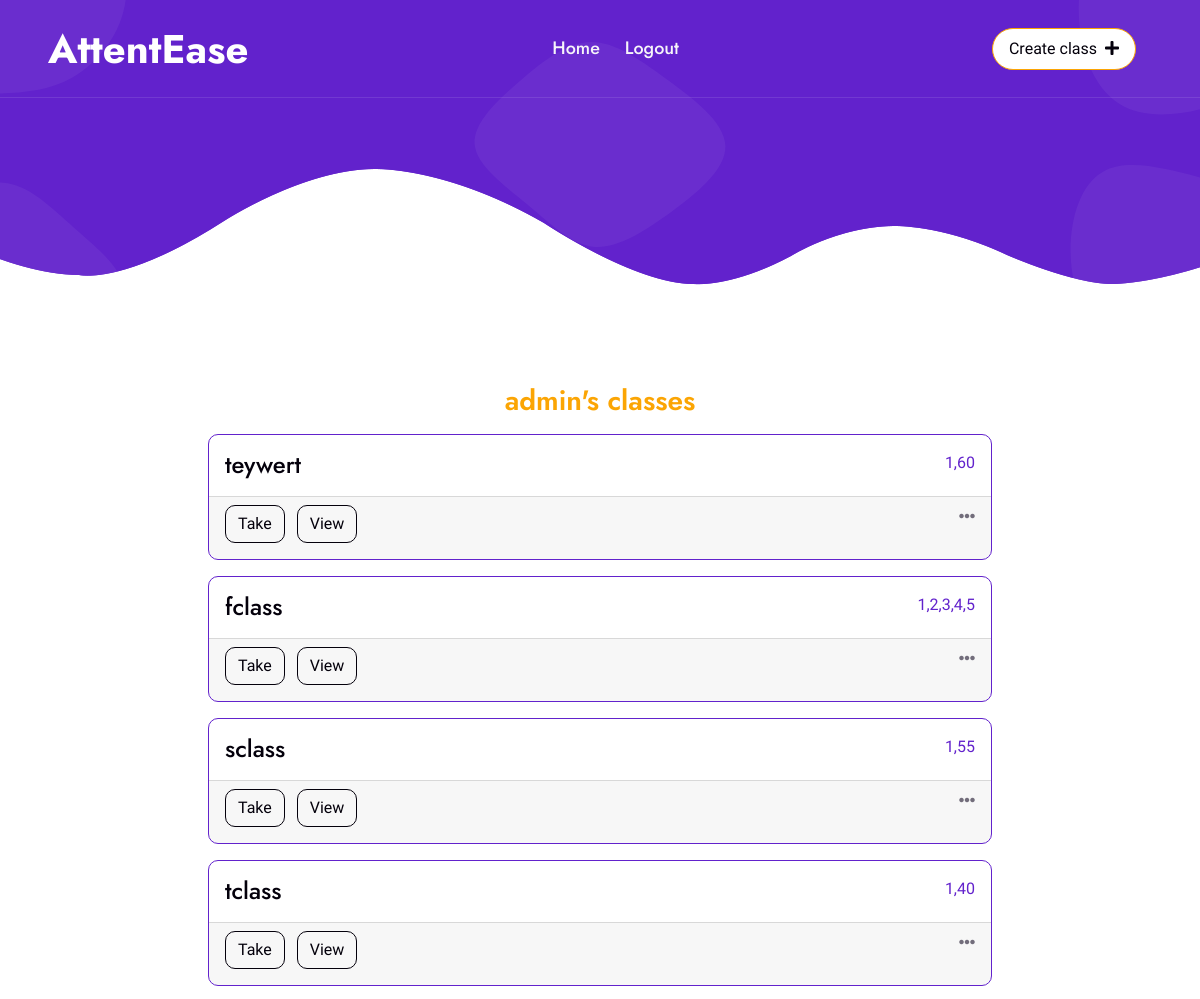
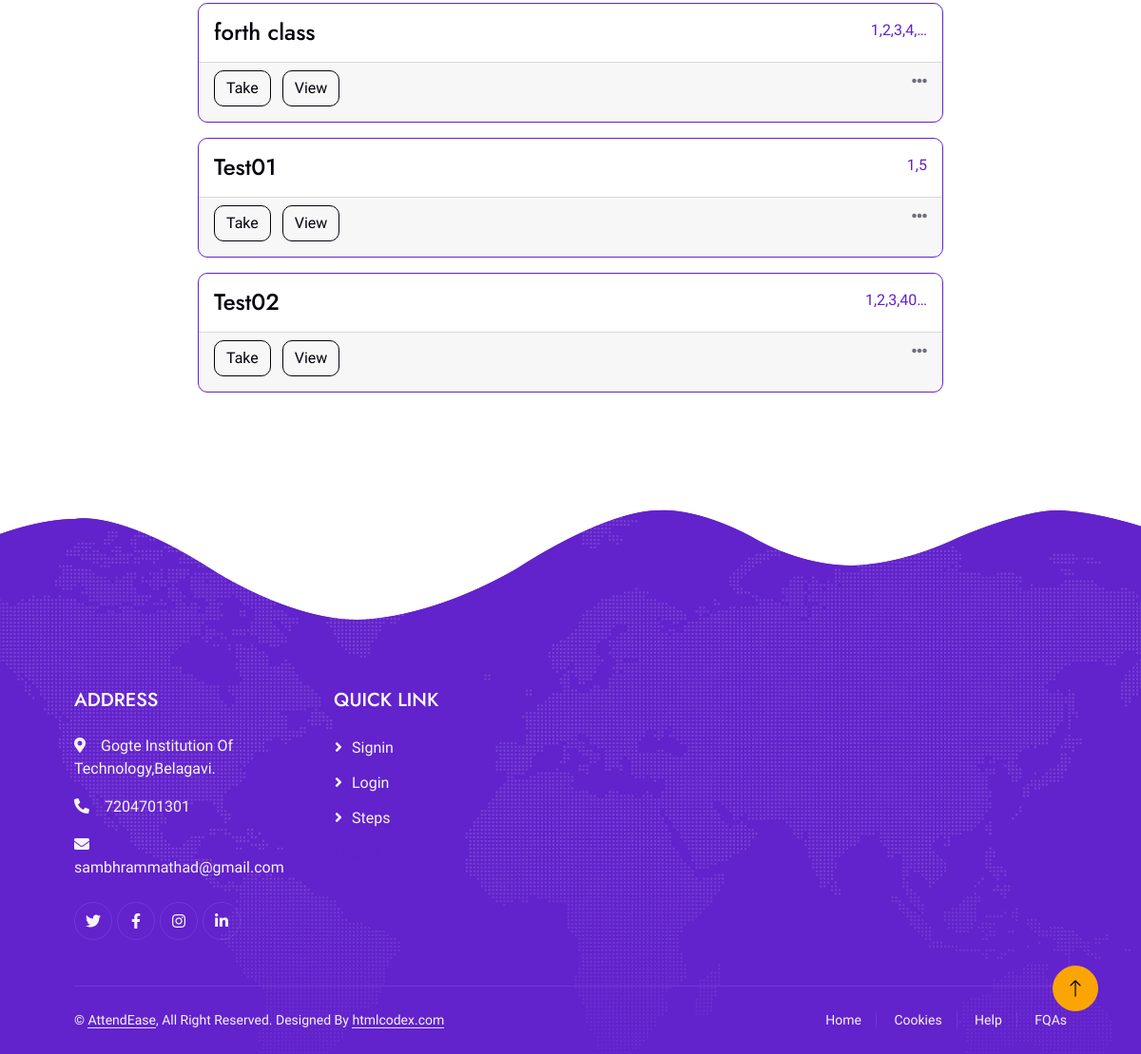
Screenshot of /welcome/2023-11-24 05:41:50.580683 (signed in) with the database file from the repository (2 pictures, top to bottom).
### core/models.py (models this page shows, shortened)
class classes(models.Model):
    user=models.ForeignKey(User,on_delete=models.CASCADE)
    cname=models.CharField(max_length=12)
    roll=models.TextField()
    time=models.DateTimeField(default=now)

### core/views.py (the view)
# urls.py: path('welcome/<str:n>',welcome,name='welcome'),
def welcome(request,n):
    if request.user.is_authenticated:
        c=classes.objects.filter(user=request.user)
        pr={'n':n,'classes':c}
        return render(request,'welcome.html',pr)
    else:
        return redirect('/signin')

### core/templates/welcome.html (shortened to what this page needs)
{% load static %}
<!DOCTYPE html>
<html lang="en">
<head>
    <link href="https://cdnjs.cloudflare.com/ajax/libs/font-awesome/5.10.0/css/all.min.css" rel="stylesheet">
    <link href="https://cdn.jsdelivr.net/npm/bootstrap-icons@1.4.1/font/bootstrap-icons.css" rel="stylesheet">
    <link href="{% static 'css/bootstrap.min.css' %}" rel="stylesheet">
    <link href="{% static 'css/style.css' %}" rel="stylesheet">
</head>
<body>
    <div class="container-xxl bg-white p-0">
        <div class="container-xxl position-relative p-0">
            <nav class="navbar navbar-expand-lg navbar-light px-4 px-lg-5 py-3 py-lg-0">
                <a href="/" class="navbar-brand p-0">
                    <h1 class="m-0">AttentEase</h1>
                </a>
                <div class="collapse navbar-collapse" id="navbarCollapse">
                    <div class="navbar-nav mx-auto py-0">
                        <a href="/" class="nav-item nav-link">Home</a>
                        <a href="/logout" class="nav-item nav-link">Logout</a>
                    </div>
                    <div class="dropdown">
                        <button class="btn btn-secondary py-sm-2 px-sm-3 rounded-pill me-3 animated slideInLeft"
                            type="button" id="dropdownMenuButton1" data-bs-toggle="dropdown" aria-expanded="false">
                            Create class<i class="fas fa-plus ms-2"></i>
                        </button>
                    </div>
                </div>
            </nav>
            <div class="container-xxl bg-primary hero-header">
            </div>
        </div>
        {% if classes %}
        <h3 class="text-secondary text-center">{{request.user}}'s classes</h3>
        <div class="container p-2" style="max-width:800px;">
            {% for c in classes %}
            <div class="card border-primary mb-3 rounded-lg wow fadeInUp" data-wow-delay="0.1s" style="min-width:300px;">
                <div class="card-body text-primary feature-item">
                    <span class="card-title h4">{{c.cname}}</span>
                        <span class="float-end">{{c.roll|truncatechars:9}}</span>
                </div>
                <div class="card-footer rounded-lg">
                <a class="btn btn-outline-dark mb-2 me-2" type="submit" href="/take/{{c.id}}"
                    class=" text-light text-decoration-none">Take</a>
                <a class="btn btn-outline-dark mb-2" type="submit" href="/view/{{c.id}}"
                    class=" text-light text-decoration-none">View</a>
                    <span class="float-end">
                        <div class="dropleft">
                            <i class="fas fa-ellipsis-h" type="button" id="dropdownMenuLink" data-bs-toggle="dropdown" aria-expanded="false"></i>
                    </div>
                </span></div>
            </div>
            {% endfor %}
        </div>
        {% else %}
        <h3 class="text-secondary justify-content-center"><span></span><span></span>Oops looks like you have not at
            created any classes.</h3>
        {% endif %}
    <div class="container-fluid bg-primary text-light footer wow fadeIn" data-wow-delay="0.1s">
        <div class="container py-5 px-lg-5">
            <div class="row g-5">
                <div class="col-md-6 col-lg-3">
                    <p class="section-title text-white h5 mb-4">Address</p>
                    <p><i class="fa fa-map-marker-alt me-3"></i>Gogte Institution Of Technology,Belagavi.</p>
                    <p><i class="fa fa-phone-alt me-3"></i>7204701301</p>
                    <p><i class="fa fa-envelope me-3"></i>sambhrammathad@gmail.com</p>
                    <div class="d-flex pt-2">
                        <a class="btn btn-outline-light btn-social" href="#"><i class="fab fa-twitter"></i></a>
                        <a class="btn btn-outline-light btn-social" href="#"><i class="fab fa-facebook-f"></i></a>
                        <a class="btn btn-outline-light btn-social" href="#"><i class="fab fa-instagram"></i></a>
                        <a class="btn btn-outline-light btn-social" href="#"><i class="fab fa-linkedin-in"></i></a>
                    </div>
                </div>
                <div class="col-md-6 col-lg-3">
                    <p class="section-title text-white h5 mb-4">Quick Link</p>
                    <a class="btn btn-link" href="/signin">Signin</a>
                    <a class="btn btn-link" href="/login">Login</a>
                    <a class="btn btn-link" href="#steps">Steps</a>
                    <a cllogoutass="btn btn-link" href="/logout">Logout</a>
                </div>
            </div>
        </div>
        <div class="container px-lg-5">
            <div class="copyright">
                <div class="row">
                    <div class="col-md-6 text-center text-md-start mb-3 mb-md-0">
                        &copy; <a class="border-bottom" href="/">AttendEase</a>, All Right Reserved.
                        Designed By <a class="border-bottom" href="https://htmlcodex.com">htmlcodex.com</a>
                    </div>
                    <div class="col-md-6 text-center text-md-end">
                        <div class="footer-menu">
                            <a href="/">Home</a>
                            <a href="#">Cookies</a>
                            <a href="#">Help</a>
                            <a href="#">FQAs</a>
                        </div>
                    </div>
                </div>
            </div>
        </div>
    </div>
</div>
    <a href="#" class="btn btn-lg btn-secondary btn-lg-square back-to-top"><i class="bi bi-arrow-up"></i></a>
</body>
</html>

### core/static/css/style.css (style rules this page uses)
:root { --primary: #6222CC; --secondary: #FBA504; --light: #F6F4F9; --dark: #04000B; }
.back-to-top { position: fixed; display: none; right: 45px; bottom: 45px; z-index: 99; }
h1, h2, .fw-bold { font-weight: 700 !important; }
h3, h4, .fw-semi-bold { font-weight: 600 !important; }
.btn { font-weight: 500; transition: .5s; }
.btn-lg-square { width: 48px; height: 48px; }
.btn-square, .btn-sm-square, .btn-lg-square { padding: 0; display: flex; align-items: center; justify-content: center; font-weight: normal; border-radius: 50px; }
.navbar-light .navbar-nav .nav-link { position: relative; margin-right: 25px; padding: 35px 0; font-family: 'Jost', sans-serif; font-size: 18px; font-weight: 500; color: var(--light) !important; outline: none; transition: .5s; }
.navbar-light .navbar-brand h1 { color: #FFFFFF; }
@media (min-width: 992px) { .navbar-light { position: absolute; width: 100%; top: 0; left: 0; border-bottom: 1px solid rgba(256, 256, 256, .1); z-index: 999; } }
@media (min-width: 992px) { .navbar-light .btn { color: var(--dark); background: #FFFFFF; } }
.hero-header { margin-bottom: 6rem; padding: 9rem 0; background: url(../img/blob-top-left.png), url(../img/blob-top-right.png), url(../img/blob-bottom-left.png), url(../img/blob-bottom-right.png), url(../img/blob-center.png), url(../img/bg-bottom.png); background-position: left 0px top 0px, right 0px top 0px, left 0px bottom 0px, right 0px bottom 0px, center center, center bottom; background-repeat: no-repeat; }
.section-title { position: relative; display: flex; align-items: center; font-weight: 500; text-transform: uppercase; }
.feature-item { transition: .5s; }
.footer { margin-top: 6rem; padding-top: 9rem; background: url(../img/bg-top.png), url(../img/map.png); background-position: center top, center center; background-repeat: no-repeat; }
.footer .btn.btn-social { margin-right: 5px; width: 40px; height: 40px; display: flex; align-items: center; justify-content: center; color: var(--light); border: 1px solid rgba(256, 256, 256, .1); border-radius: 40px; transition: .3s; }
.footer .btn.btn-link { display: block; margin-bottom: 10px; padding: 0; text-align: left; color: var(--light); font-weight: normal; transition: .3s; }
.footer .btn.btn-link::before { position: relative; content: "\f105"; font-family: "Font Awesome 5 Free"; font-weight: 900; margin-right: 10px; }
.footer .copyright { padding: 25px 0; font-size: 14px; border-top: 1px solid rgba(256, 256, 256, .1); }
.footer .copyright a { color: var(--light); }
.footer .footer-menu a { margin-right: 15px; padding-right: 15px; border-right: 1px solid rgba(255, 255, 255, .1); }
.footer .footer-menu a:last-child { margin-right: 0; padding-right: 0; border-right: none; }

### rows the page displays
classes: cname "teywert", roll "1,60"
classes: cname "fclass", roll "1,2,3,4,5"
classes: cname "sclass", roll "1,55"
classes: cname "tclass", roll "1,40"
classes: cname "forth class", roll "1,2,3,4,…"
classes: cname "Test01", roll "1,5"
classes: cname "Test02", roll "1,2,3,40…"

### other values shown
{{ request.user }} "admin"
